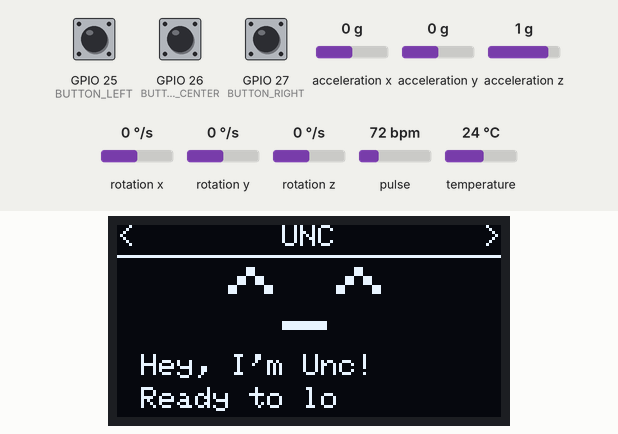
Simulated run of this sketch. Board: ESP32. Shown: 128×64 one-colour display. The inputs (shaded band) are chosen by the test bench; at power-on: pulse 72 bpm, GPIO 25 (BUTTON_LEFT) HIGH, GPIO 27 (BUTTON_RIGHT) HIGH, acceleration x 0 g, acceleration y 0 g, GPIO 26 (BUTTON_CENTER) HIGH, acceleration z 1 g, rotation x 0 °/s, rotation y 0 °/s, rotation z 0 °/s, temperature 24 °C. Random numbers use the default seed unless the sketch sets one; nothing arrives over Bluetooth unless stated; a phone connects over Bluetooth LE 3 s after start; what the sketch prints to the serial monitor is not drawn.

Above: at 1.2 s.
1.3 s: pulse set to 141 bpm
4.3 s: GPIO 25 (BUTTON_LEFT) pulled LOW for 0.15 s
At 4.76 s:
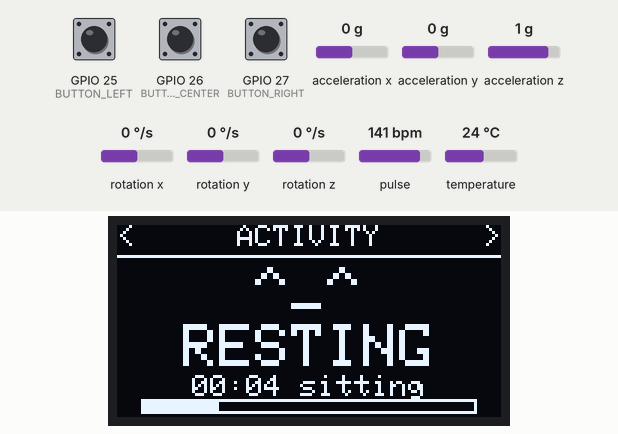
5.0 s: GPIO 27 (BUTTON_RIGHT) pulled LOW for 0.15 s
At 5.32 s:
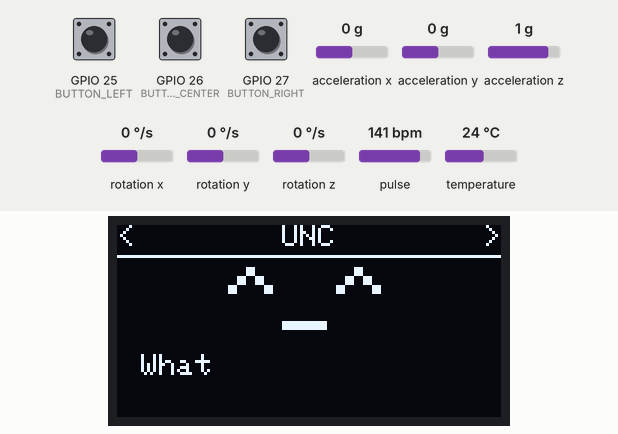
5.7 s: acceleration x set to -1.4 g
At 7.4 s:
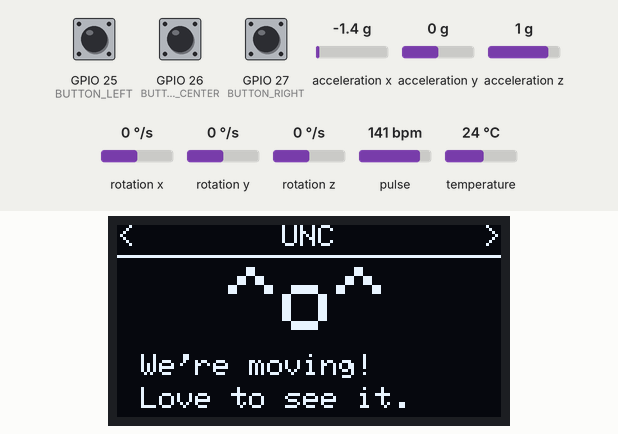
7.6 s: acceleration x set to 0 g
At 9.4 s:
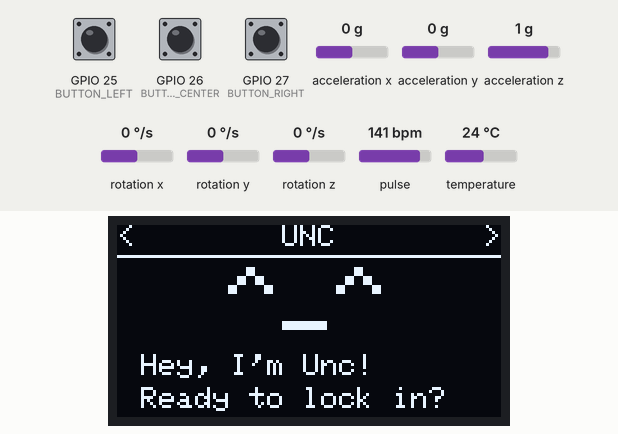
10.1 s: acceleration y set to -1.4 g
At 10.64 s:
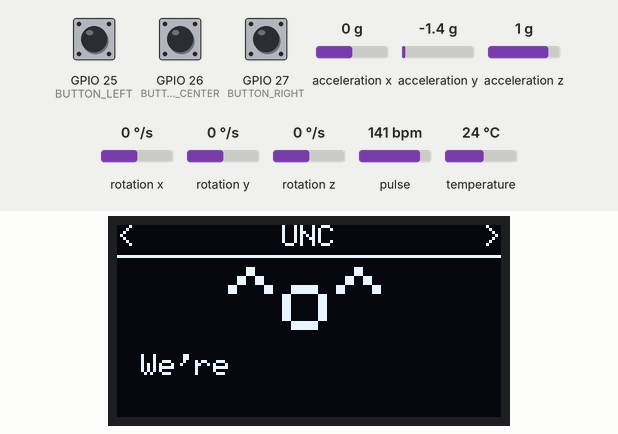
Timing chart, 0 to 13.1 s (numbered marks = the images above; inputs shaded):
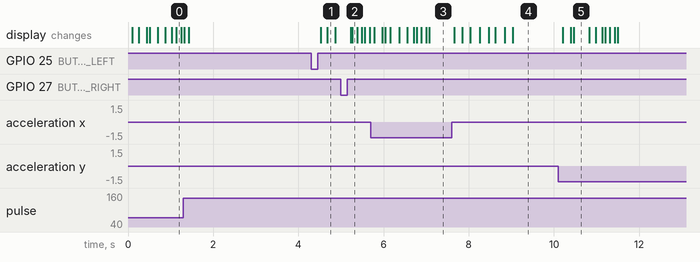

Measured:
- after the input at 7.6 s, the display: first changes after 0.06 s (image 4 shows a later state)

The sketch:

Current_NEXUS_Progress.ino
```cpp
#include "nexus_core.h"

// The watch's top-level behavior stays here. Feature implementations live in
// the focused .cpp files beside this sketch.
void setup() {
  Serial.begin(115200);
  pinMode(BUTTON_LEFT, INPUT_PULLUP);
  pinMode(BUTTON_CENTER, INPUT_PULLUP);
  pinMode(BUTTON_RIGHT, INPUT_PULLUP);
  Wire.begin(SDA_PIN, SCL_PIN);

  if (!display.begin(SSD1306_SWITCHCAPVCC, 0x3C)) {
    Serial.println("OLED failed");
    while (1);
  }
  display.setTextColor(SSD1306_WHITE);

  mpuOK = mpu.begin();
  if (mpuOK) {
    mpu.setAccelerometerRange(MPU6050_RANGE_8_G);
    mpu.setGyroRange(MPU6050_RANGE_500_DEG);
    mpu.setFilterBandwidth(MPU6050_BAND_21_HZ);
    Serial.println("MPU6050 OK");
  } else {
    Serial.println("MPU6050 FAILED");
  }

  maxOK = maxSensor.begin(Wire, I2C_SPEED_FAST);
  if (maxOK) {
    maxSensor.setup(0x1F, 8, 2, 100, 411, 4096);
    Serial.println("MAX3010x OK");
  } else {
    Serial.println("MAX3010x FAILED");
  }

  setupBLE();
  unsigned long now = millis();
  lastMovementTime = now;
  lastUncMessageChange = now;
  typewriterStartTime = now;
  randomSeed(micros());
  nextBlinkTime = now + random(2000, 5000);
}

void loop() {
  updateHeartRate();
  updateActivityData();
  updatePomodoro();
  updateUnc();
  updateUncAnimation();
  updateBLE();
  handleButtons();

  static unsigned long lastRenderAt = 0;
  if (millis() - lastRenderAt < 33) return;
  lastRenderAt = millis();

  display.clearDisplay();
  switch (currentScreen) {
    case HOME_SCREEN: drawHomeScreen(); break;
    case FOCUS_SCREEN: drawFocusScreen(); break;
    case HEALTH_SCREEN: drawHealthScreen(); break;
    case ACTIVITY_SCREEN: drawActivityScreen(); break;
  }
  applyPageTransition();
  display.display();
}
```

activity.cpp
```cpp
#include <Adafruit_GFX.h>
#include <Adafruit_MPU6050.h>
#include <Adafruit_SSD1306.h>
#include <Adafruit_Sensor.h>
#include "activity.h"
#include "display_helpers.h"

extern Adafruit_MPU6050 mpu;
extern Adafruit_SSD1306 display;
extern bool mpuOK;

float currentAccelMagnitude = 9.8;
bool currentlyMoving = false;
bool inactiveTooLong = false;
unsigned long lastMovementTime = 0;

namespace {
const unsigned long activityUpdateInterval = 100;
const unsigned long inactivityThreshold = 20000;  // Demo threshold: 20 seconds.
const unsigned long movementGoal = 120000;
const unsigned long completionDuration = 900;

enum ActivityState { RESTING, REMINDER, MOVING, COMPLETE };
ActivityState activityState = RESTING;
unsigned long lastActivityUpdate = 0;
unsigned long lastMotionTick = 0;
unsigned long movementProgress = 0;
unsigned long completionStartedAt = 0;

uint8_t percent(unsigned long value, unsigned long maximum) {
  if (maximum == 0) return 0;
  return (uint8_t)min(100UL, (value * 100UL) / maximum);
}

void updateState(unsigned long now, bool wasMoving) {
  if (activityState == COMPLETE) {
    if (now - completionStartedAt >= completionDuration) {
      movementProgress = 0;
      lastMovementTime = now;
      inactiveTooLong = false;
      activityState = currentlyMoving ? MOVING : RESTING;
      lastMotionTick = now;
    }
    return;
  }

  if (currentlyMoving) {
    lastMovementTime = now;
    inactiveTooLong = false;
    if (!wasMoving) lastMotionTick = now;
    movementProgress = min(movementGoal, movementProgress + (now - lastMotionTick));
    lastMotionTick = now;
    activityState = MOVING;
    if (movementProgress >= movementGoal) {
      activityState = COMPLETE;
      completionStartedAt = now;
    }
    return;
  }

  lastMotionTick = now;
  inactiveTooLong = now - lastMovementTime >= inactivityThreshold;
  activityState = inactiveTooLong ? REMINDER : RESTING;
}
}  // namespace

void updateActivityData() {
  if (!mpuOK || millis() - lastActivityUpdate < activityUpdateInterval) return;
  const unsigned long now = millis();
  lastActivityUpdate = now;

  sensors_event_t accel, gyro, temp;
  mpu.getEvent(&accel, &gyro, &temp);
  currentAccelMagnitude = sqrt(
      accel.acceleration.x * accel.acceleration.x +
      accel.acceleration.y * accel.acceleration.y +
      accel.acceleration.z * accel.acceleration.z);

  const bool wasMoving = currentlyMoving;
  currentlyMoving = currentAccelMagnitude > 12.0 || currentAccelMagnitude < 7.0;
  updateState(now, wasMoving);
}

void drawActivityScreen() {
  drawHeader("ACTIVITY");
  if (!mpuOK) {
    drawUncFace(UNC_FACE_TIRED, 14);
    drawCenteredText("SENSOR OFF", 35);
    drawCenteredText("Check MPU6050", 51);
    return;
  }

  const unsigned long now = millis();
  if (activityState == RESTING) {
    drawUncFace(UNC_FACE_HAPPY, 14);
    drawCenteredText("RESTING", 33, 2);
    drawCenteredText(formatDuration(now - lastMovementTime) + " sitting", 50);
    drawProgressBar(8, 58, 112, 5, percent(now - lastMovementTime, inactivityThreshold));
  } else if (activityState == REMINDER) {
    drawUncFace(UNC_FACE_ALERT, 14);
    drawCenteredText("MOVE NOW", 33, 2);
    drawCenteredText(formatDuration(now - lastMovementTime) + " sitting", 50);
    drawCenteredText("Move for 2 min", 57);
  } else if (activityState == MOVING) {
    drawUncFace((now / 150) % 2 ? UNC_FACE_EXCITED : UNC_FACE_HAPPY, 14);
    drawCenteredText("MOVING", 33, 2);
    drawCenteredText(formatDuration(movementProgress), 50);
    drawProgressBar(8, 58, 112, 5, percent(movementProgress, movementGoal));
  } else {
    drawUncFace(UNC_FACE_EXCITED, 14);
    drawCenteredText("NICE WORK!", 33, 2);
    drawCenteredText("Movement complete", 50);
    drawCenteredText("+1 BREAK", 57);
  }
}
```

activity.h
```cpp
#pragma once

#include <Arduino.h>

extern float currentAccelMagnitude;
extern bool currentlyMoving;
extern bool inactiveTooLong;
extern unsigned long lastMovementTime;

void updateActivityData();
void drawActivityScreen();
```

display_helpers.cpp
```cpp
#include <Adafruit_GFX.h>
#include <Adafruit_SSD1306.h>
#include "display_helpers.h"

extern Adafruit_SSD1306 display;

void drawCenteredText(const String &text, int y, uint8_t textSize) {
  display.setTextSize(textSize);
  int width = text.length() * 6 * textSize;
  display.setCursor((128 - width) / 2, y);
  display.print(text);
}

void drawHeader(const char *title) {
  display.setTextSize(1);
  display.setCursor(0, 0);
  display.print("<");
  drawCenteredText(String(title), 0);
  display.setCursor(122, 0);
  display.print(">");
  display.drawLine(0, 10, 127, 10, SSD1306_WHITE);
}

void drawUncFace(UncFace face, int y) {
  const char *expression = "^_^";
  if (face == UNC_FACE_ALERT) expression = "o_o";
  if (face == UNC_FACE_EXCITED) expression = "^o^";
  if (face == UNC_FACE_TIRED) expression = "-_-";
  drawCenteredText(String(expression), y, 2);
}

void drawProgressBar(int x, int y, int width, int height, uint8_t percent) {
  percent = constrain(percent, 0, 100);
  display.drawRect(x, y, width, height, SSD1306_WHITE);
  int fillWidth = ((width - 2) * percent) / 100;
  if (fillWidth > 0) display.fillRect(x + 1, y + 1, fillWidth, height - 2, SSD1306_WHITE);
}

String formatDuration(unsigned long durationMs) {
  unsigned long totalSeconds = durationMs / 1000;
  unsigned long minutes = totalSeconds / 60;
  unsigned long seconds = totalSeconds % 60;
  char buffer[12];
  snprintf(buffer, sizeof(buffer), "%02lu:%02lu", minutes, seconds);
  return String(buffer);
}
```

display_helpers.h
```cpp
#pragma once

#include <Arduino.h>

enum UncFace {
  UNC_FACE_HAPPY,
  UNC_FACE_ALERT,
  UNC_FACE_EXCITED,
  UNC_FACE_TIRED,
};

void drawCenteredText(const String &text, int y, uint8_t textSize = 1);
void drawHeader(const char *title);
void drawUncFace(UncFace face, int y);
void drawProgressBar(int x, int y, int width, int height, uint8_t percent);
String formatDuration(unsigned long durationMs);
```

nexus_core.h
```cpp
#pragma once

#include <Wire.h>
#include <Adafruit_GFX.h>
#include <Adafruit_SSD1306.h>
#include <Adafruit_MPU6050.h>
#include "MAX30105.h"
#include "activity.h"
#include "display_helpers.h"

#define SDA_PIN 21
#define SCL_PIN 22
#define BUTTON_LEFT 25
#define BUTTON_CENTER 26
#define BUTTON_RIGHT 27

enum Screen { HOME_SCREEN, FOCUS_SCREEN, HEALTH_SCREEN, ACTIVITY_SCREEN };

extern Adafruit_SSD1306 display;
extern Adafruit_MPU6050 mpu;
extern MAX30105 maxSensor;
extern bool mpuOK, maxOK;
extern Screen currentScreen;
extern unsigned long lastUncMessageChange, typewriterStartTime, nextBlinkTime;

void setupBLE();
void updateBLE();
void updateHeartRate();
void updatePomodoro();
void updateUnc();
void updateUncAnimation();
void handleButtons();
void drawHomeScreen();
void drawFocusScreen();
void drawHealthScreen();
void applyPageTransition();
```

Source omitted: nexus_core.cpp (35997 bytes)
